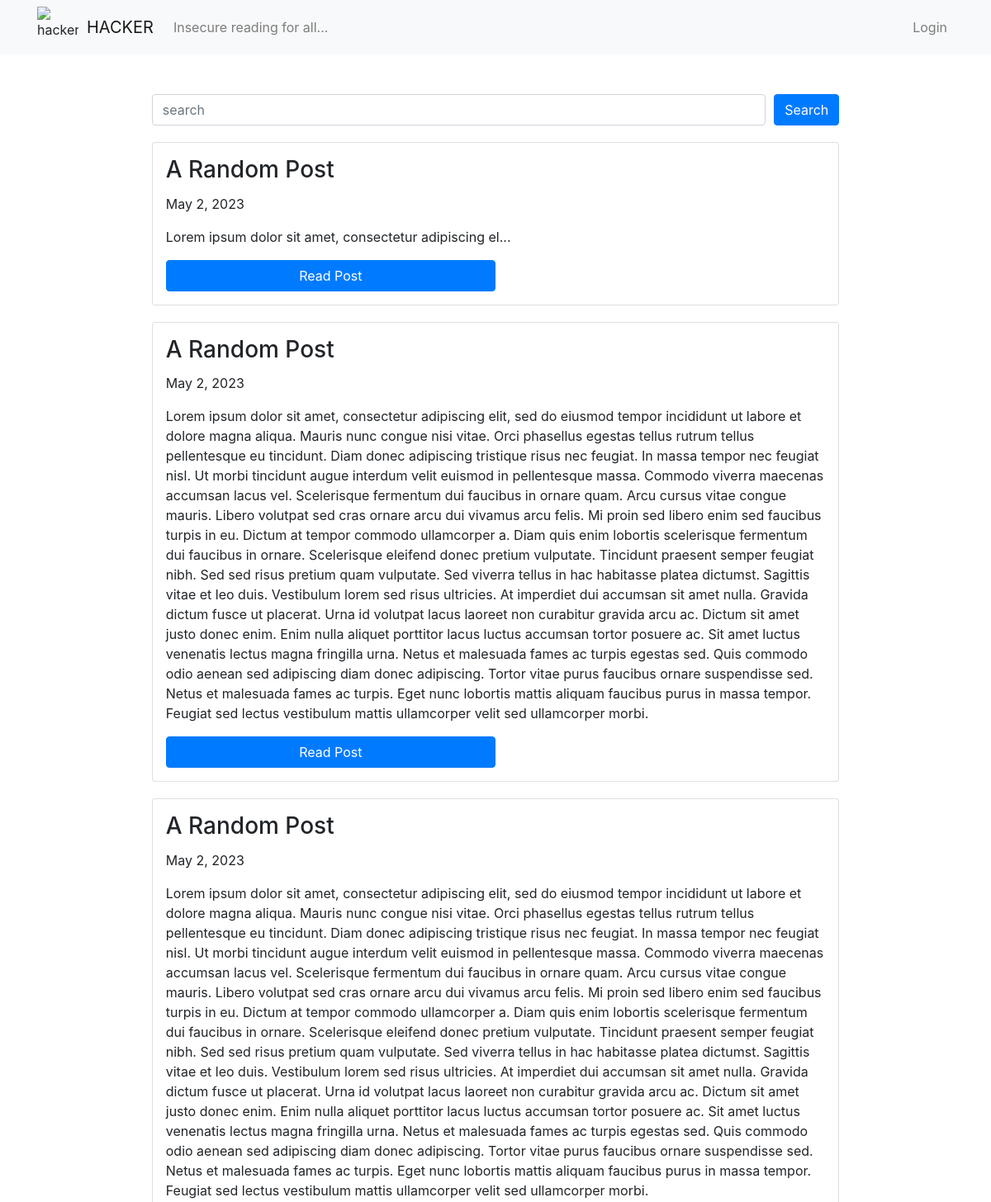
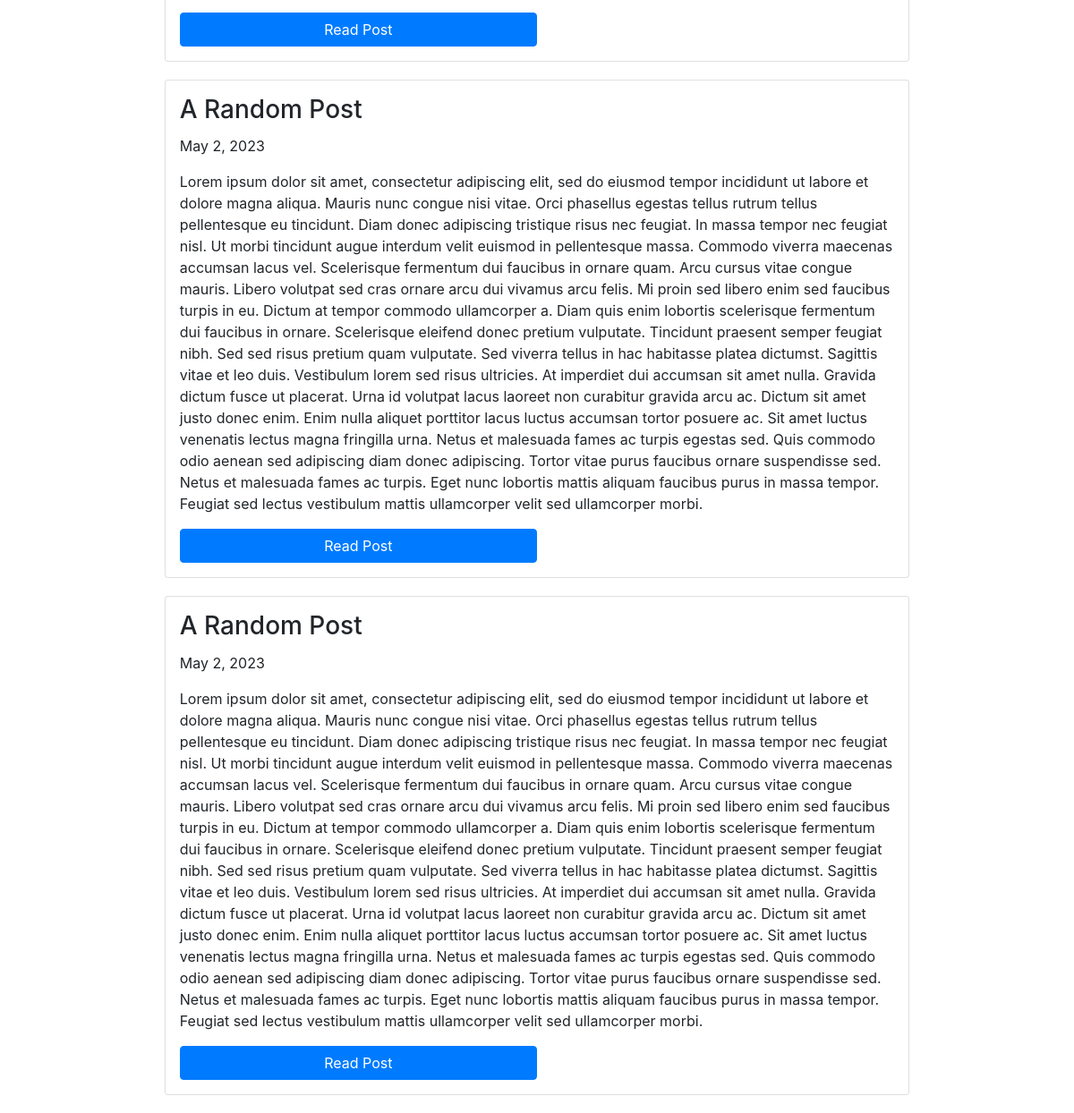
The page / on the database its author committed (2 pictures, top to bottom).
### home/models.py (models this page shows)
class Post(models.Model):
    title = models.CharField(max_length=64)
    category = models.CharField(max_length=16)
    content = models.TextField()
    date_posted = models.DateField(default=DEFAULT_DATE)
    def __str__(self):
        return self.title

### home/views.py (the view, shortened to what this page needs)
# urls.py: path('', Index.as_view(), name='home'),
class Index(View):
    template_name = 'home/index.html'
    context = {}
    def get(self, request):
        search_val = (request.GET.get('search') or '').strip()
        if search_val:
            self.context['rows'] = self.search(search_val)
        posts = Post.objects.all()
        self.context['posts'] = posts
        print(self.context)
        return render(request, template_name=self.template_name, context=self.context)

### templates/home/index.html (shortened to what this page needs)
{% extends 'base.html' %}
{% block content %}
<div class="mt-5 mx-auto" style="margin-bottom: 20px; width: 75%;">
        <form>
            <div style="display: flex; flex-wrap: nowrap; gap: 10px;">
                <input class="form-control" name="search" placeholder="search">
                <input type="submit" class="btn btn-primary " value="Search">
            </div>
        </form>
    </div>
    {% for post in posts %}
        <div class="card mx-auto" style="width: 75%; padding: 1em; margin-bottom: 20px;">
            <h3 class="card-title">{{ post.title }}</h3>
            <p>{{ post.date_posted }}</p>
            <p id="content">{{ post.content }}</p>
            <a href="/posts/{{ post.id }}" class="btn btn-primary" style="width: 50%;">Read Post</a>
        </div>
    {% endfor %}
{% endblock %}

### rows shown on the page
Post: title "A Random Post", date_posted "May 2, 2023", content "Lorem ipsum dolor sit amet, consectetur adipiscing el..."
Post: title "A Random Post", date_posted "May 2, 2023", content "Lorem ipsum dolor sit amet, consectetur adipiscing elit, sed do eiusmod tempor incididunt ut labore et dolore magna aliqua. Mauris nunc congue nisi vitae. Orci phasellus egestas tellus rutrum tellus pellentesque eu tincidunt. Diam donec adipiscing tristique risus nec feugiat. In massa tempor nec feugiat nisl. Ut morbi tincidunt augue interdum velit euismod in pellentesque massa. Commodo viverra maecenas accumsan lacus vel. Scelerisque fermentum dui faucibus in ornare quam. Arcu cursus vitae congue mauris. Libero volutpat sed cras ornare arcu dui vivamus arcu felis. Mi proin sed libero enim sed faucibus turpis in eu. Dictum at tempor commodo ullamcorper a. Diam quis enim lobortis scelerisque…"
Post: title "A Random Post", date_posted "May 2, 2023", content "Lorem ipsum dolor sit amet, consectetur adipiscing elit, sed do eiusmod tempor incididunt ut labore et dolore magna aliqua. Mauris nunc congue nisi vitae. Orci phasellus egestas tellus rutrum tellus pellentesque eu tincidunt. Diam donec adipiscing tristique risus nec feugiat. In massa tempor nec feugiat nisl. Ut morbi tincidunt augue interdum velit euismod in pellentesque massa. Commodo viverra maecenas accumsan lacus vel. Scelerisque fermentum dui faucibus in ornare quam. Arcu cursus vitae congue mauris. Libero volutpat sed cras ornare arcu dui vivamus arcu felis. Mi proin sed libero enim sed faucibus turpis in eu. Dictum at tempor commodo ullamcorper a. Diam quis enim lobortis scelerisque…"
Post: title "A Random Post", date_posted "May 2, 2023", content "Lorem ipsum dolor sit amet, consectetur adipiscing elit, sed do eiusmod tempor incididunt ut labore et dolore magna aliqua. Mauris nunc congue nisi vitae. Orci phasellus egestas tellus rutrum tellus pellentesque eu tincidunt. Diam donec adipiscing tristique risus nec feugiat. In massa tempor nec feugiat nisl. Ut morbi tincidunt augue interdum velit euismod in pellentesque massa. Commodo viverra maecenas accumsan lacus vel. Scelerisque fermentum dui faucibus in ornare quam. Arcu cursus vitae congue mauris. Libero volutpat sed cras ornare arcu dui vivamus arcu felis. Mi proin sed libero enim sed faucibus turpis in eu. Dictum at tempor commodo ullamcorper a. Diam quis enim lobortis scelerisque…"
Post: title "A Random Post", date_posted "May 2, 2023", content "Lorem ipsum dolor sit amet, consectetur adipiscing elit, sed do eiusmod tempor incididunt ut labore et dolore magna aliqua. Mauris nunc congue nisi vitae. Orci phasellus egestas tellus rutrum tellus pellentesque eu tincidunt. Diam donec adipiscing tristique risus nec feugiat. In massa tempor nec feugiat nisl. Ut morbi tincidunt augue interdum velit euismod in pellentesque massa. Commodo viverra maecenas accumsan lacus vel. Scelerisque fermentum dui faucibus in ornare quam. Arcu cursus vitae congue mauris. Libero volutpat sed cras ornare arcu dui vivamus arcu felis. Mi proin sed libero enim sed faucibus turpis in eu. Dictum at tempor commodo ullamcorper a. Diam quis enim lobortis scelerisque…", {{ post.id }} 5 (drawn)
